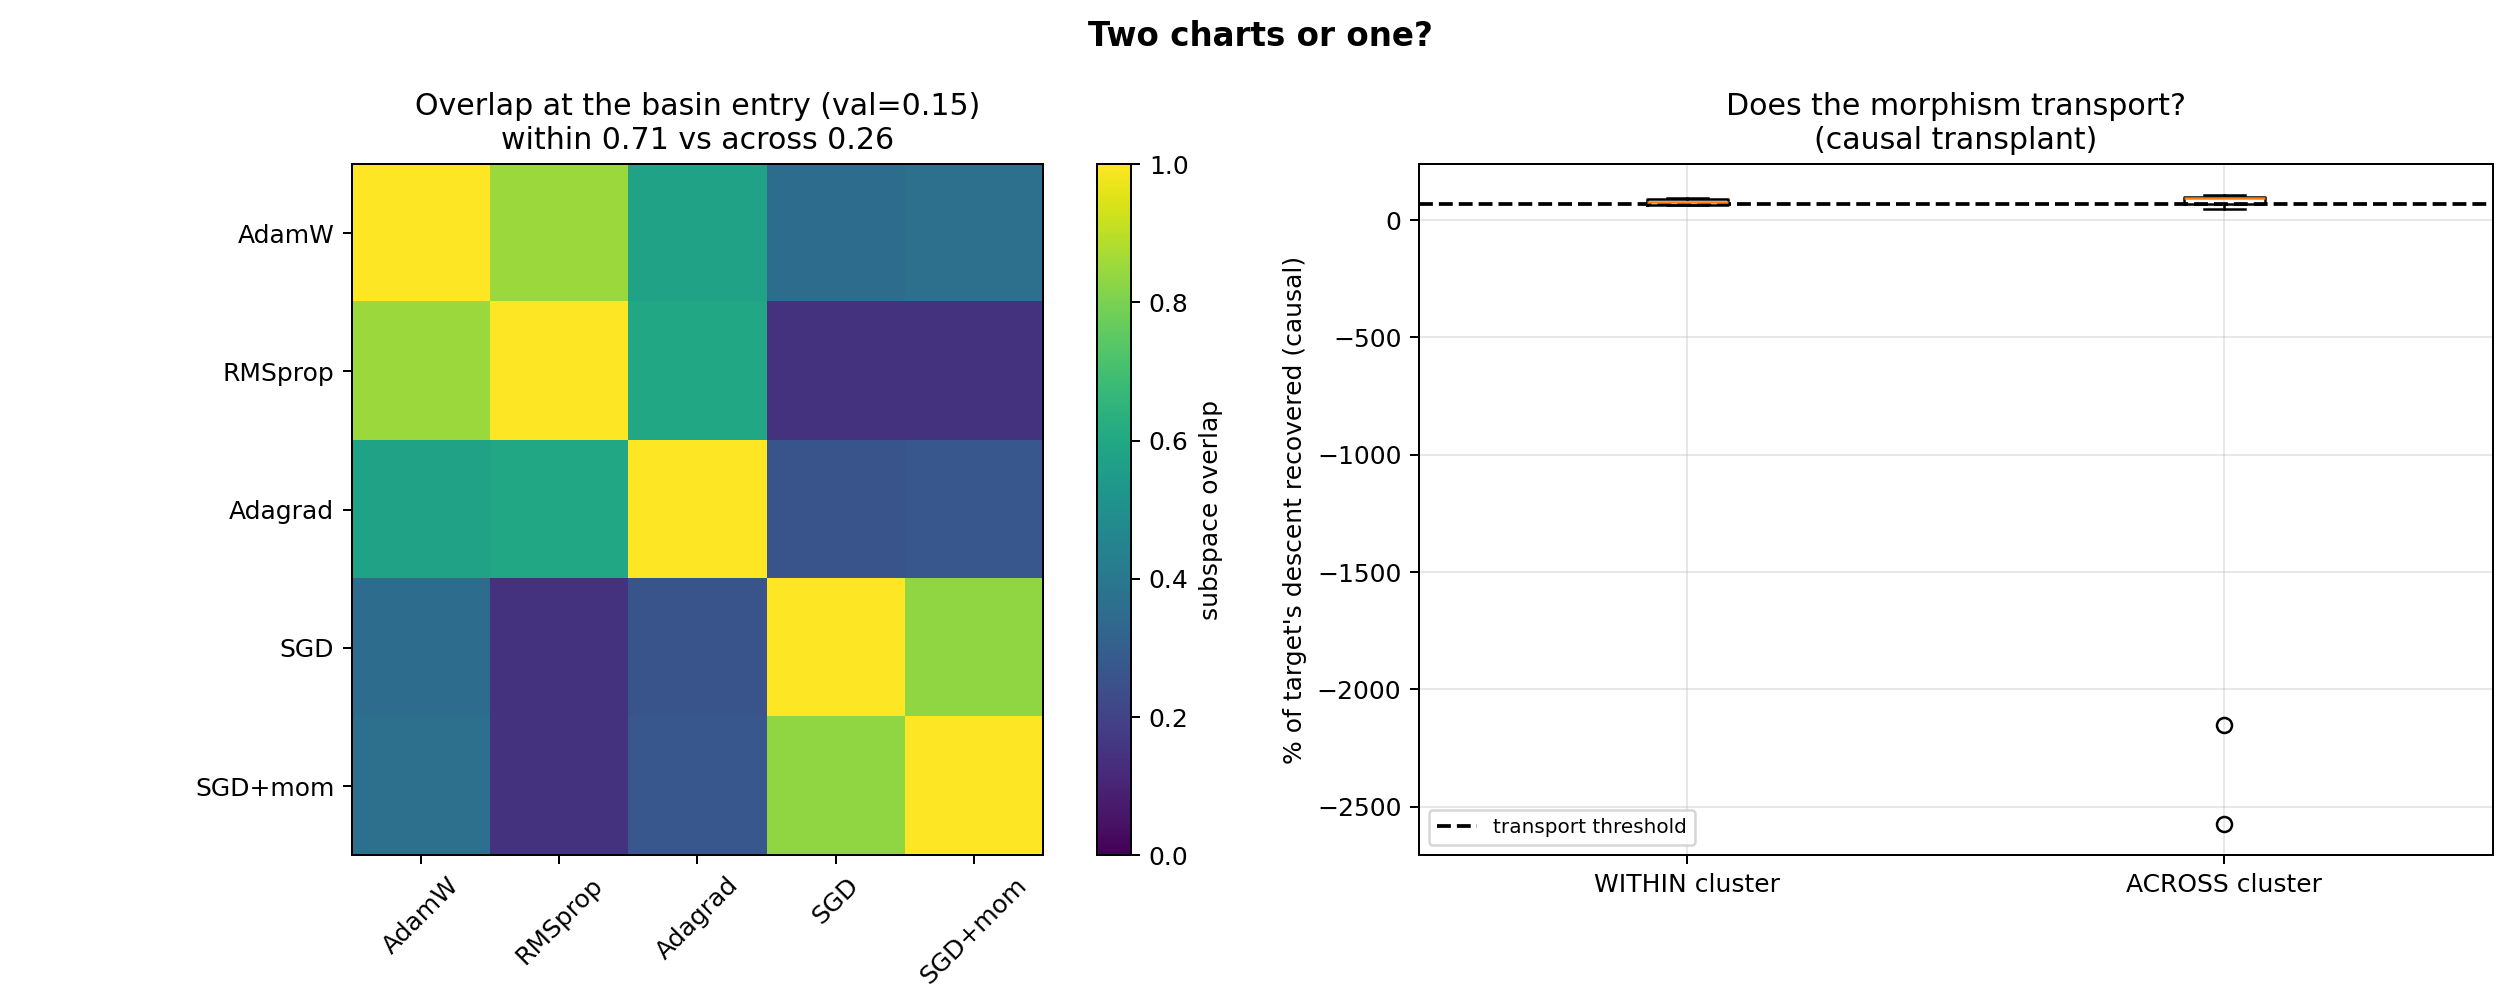

This figure's Python source:
"""
cluster_morphism.py
===================
DIRECT TEST OF THE TWO-CHART STRUCTURE.

WHAT THE EQUAL-LOSS RUN FOUND (target 0.45)
--------------------------------------------
With the basin confound removed -- every optimizer trained until it reached
the SAME loss, not the same step count -- the subspace overlaps split into two
clean clusters:

    CLUSTER 1 (adaptive) : AdamW, RMSprop, Adagrad     within 0.60-0.88
    CLUSTER 2 (SGD-like) : SGD, SGD+mom                within 0.88
    BETWEEN the clusters :                             0.22-0.38

And the leave-one-out morphism results map EXACTLY onto that split.  Every case
is explained by whether the fitting set contained the held-out optimizer's
CLUSTER-MATE:

    hold out SGD      -> set contains SGD+mom (0.88) -> transports  95%
    hold out SGD+mom  -> set contains SGD     (0.88) -> transports 100%
    hold out AdamW    -> set dominated by SGD-likes  -> DIVERGES  -401%
    hold out RMSprop  -> set dominated by SGD-likes  -> DIVERGES   -41%

(The original script called all four "no morphism" because of a bug in its
acceptance test: it required rec > own + 0.10, which REJECTS a map that works
PERFECTLY -- when rec ~= own ~= 100%, the clause is false.  Two genuine
positives were suppressed.  The correct criterion is simply rec > 0.70.)

So the morphism appears to exist WITHIN a cluster and fail ACROSS.  That is a
positive structural claim -- TWO CHARTS, NOT ONE -- but it was INFERRED from a
leave-one-out artefact.  This script tests it DIRECTLY.

NOTE: SGD+mom sits with SGD, not with the adaptive methods.  So it is not
MOMENTUM that splits the clusters -- it is PER-COORDINATE RESCALING.

THE DIRECT TEST
---------------
Target loss 0.15 -- inside AdamW's basin (its basin entry), so the comparison
happens where the geometry matters rather than at a waypoint far up the slope.

  1. Train every optimizer to val <= 0.15.
  2. Fit the map M_within on cluster members ONLY, transport to a HELD-OUT
     member of the SAME cluster.  (Prediction: works.)
  3. Fit M_across on one cluster, transport to a member of the OTHER cluster.
     (Prediction: fails.)
  4. Judge BOTH by a CAUSAL TRANSPLANT -- apply the mapped displacement to the
     initial weights and MEASURE the loss.  Fit quality is never used: a
     linear map between two 3-dim subspaces always fits (9 unknowns, 3
     constraints), and a per-pair fit "recovers" 100% even when the source
     stopped 40% of the way.  Verified.

  A clean within-YES / across-NO is the two-chart result.
  If ACROSS also works, there is one chart after all and the clusters are
  cosmetic.
  If WITHIN also fails, the leave-one-out positives were an artefact and there
  is no morphism at all.

OUTPUT
    cluster_morphism.json / .png
"""

import argparse
import itertools
import json

import numpy as np
import torch


def group_of(name):
    n = name.lower()
    if ".ln." in n or ".n." in n or n.startswith("ln_f"):
        return "LayerNorm"
    if n.startswith("te") or n.startswith("pe") or n.startswith("head"):
        return "Emb"
    if ".ff." in n:
        return "FF"
    if "wk" in n:
        return "W_K"
    if "wq" in n:
        return "W_Q"
    if "wv" in n:
        return "W_V"
    if ".op." in n:
        return "W_O"
    return "other"


GROUPS = {"Emb", "FF", "LayerNorm", "W_Q", "W_V", "W_O", "W_K", "other"}

# Hypothesised clusters, from the equal-loss overlap matrix.
# NOTE: SGD+mom groups with SGD, NOT with the adaptive methods -- so the split
# is per-coordinate RESCALING, not momentum.
CLUSTER = {"AdamW": "adaptive", "RMSprop": "adaptive", "Adagrad": "adaptive",
           "SGD": "sgd-like", "SGD+mom": "sgd-like"}


def snap(m):
    return {k: v.detach().clone() for k, v in m.state_dict().items()}


def load(m, s):
    m.load_state_dict({k: v.clone() for k, v in s.items()})


def flat(sd, keys):
    return torch.cat([sd[k].reshape(-1).double() for k in keys])


def unflat(vec, sd, keys):
    out, i = {}, 0
    for k in keys:
        n = sd[k].numel()
        out[k] = vec[i:i + n].reshape(sd[k].shape).to(sd[k].dtype)
        i += n
    return out


def main():
    ap = argparse.ArgumentParser()
    ap.add_argument("--k", type=int, default=3)
    ap.add_argument("--target", type=float, default=0.15,
                    help="target loss: AdamW's BASIN ENTRY.  The comparison "
                         "should happen inside the basin, not at a waypoint "
                         "3.9 nats up the slope.")
    ap.add_argument("--max-steps", type=int, default=4000)
    ap.add_argument("--n-ckpt", type=int, default=30)
    ap.add_argument("--seed", type=int, default=42)
    ap.add_argument("--compiler", default="compiler_analytic_topogate.py")
    args = ap.parse_args()

    g_ = {}
    src = open(args.compiler).read()
    cut = src.find("# ── PHASE 1")
    if cut == -1:
        cut = src.find("PHASE 1")
    exec(src[:cut], g_)
    model = g_["model"]; get_batch = g_["get_batch"]
    LR = g_["LR"] * 5

    print("=" * 78)
    print("  TWO CHARTS OR ONE?  within-cluster vs across-cluster morphism")
    print("=" * 78)
    print("  At EQUAL LOSS the subspace overlaps split cleanly:")
    print("     adaptive  (AdamW, RMSprop, Adagrad) : 0.60-0.88 within")
    print("     sgd-like  (SGD, SGD+mom)            : 0.88 within")
    print("     between the two clusters            : 0.22-0.38")
    print("  SGD+mom groups with SGD, NOT with the adaptives -- so the split")
    print("  is PER-COORDINATE RESCALING, not momentum.")
    print()
    print("  The leave-one-out morphism transported a held-out optimizer")
    print("  exactly when its CLUSTER-MATE was in the fitting set (SGD 95%,")
    print("  SGD+mom 100%) and diverged when it was not (AdamW -401%,")
    print("  RMSprop -41%).  That INFERS two charts.  This script tests it")
    print("  DIRECTLY, and at the basin entry (target %.2f)." % args.target)

    start = snap(model)
    keys = [k for k in start if group_of(k) in GROUPS]

    torch.manual_seed(args.seed)
    TRAIN = [get_batch() for _ in range(args.max_steps)]
    EVAL = [get_batch() for _ in range(12)]

    def evalf():
        model.eval()
        t = 0.0
        with torch.no_grad():
            for x, y in EVAL:
                _, l = model(x, y)
                t += float(l)
        model.train()
        return t / len(EVAL)

    v0 = evalf()
    print(f"\n  start val = {v0:.4f}   target = {args.target}")

    OPTS = {
        "AdamW":   (lambda p, lr: torch.optim.AdamW(p, lr=lr, betas=(0.9, 0.95),
                                                    weight_decay=0.1), LR),
        "RMSprop": (lambda p, lr: torch.optim.RMSprop(p, lr=lr), LR * 0.2),
        "Adagrad": (lambda p, lr: torch.optim.Adagrad(p, lr=lr), LR * 5),
        "SGD":     (lambda p, lr: torch.optim.SGD(p, lr=lr), LR * 300),
        "SGD+mom": (lambda p, lr: torch.optim.SGD(p, lr=lr, momentum=0.9),
                    LR * 60),
    }

    # ---------------- train to EQUAL LOSS ----------------
    print("\n" + "=" * 78)
    print(f"  train each optimizer UNTIL val <= {args.target} (basin entry)")
    print("=" * 78)
    D = {}
    for name, (mk, lr) in OPTS.items():
        torch.manual_seed(args.seed)
        load(model, start)
        o = mk(model.parameters(), lr)
        ck = [snap(model)]
        reached, used = False, args.max_steps
        for s, (x, y) in enumerate(TRAIN, 1):
            model.train()
            _, l = model(x, y)
            o.zero_grad(); l.backward()
            torch.nn.utils.clip_grad_norm_(model.parameters(), 1.0)
            o.step()
            if s % 10 == 0 and evalf() <= args.target:
                reached, used = True, s
                ck.append(snap(model))
                break
            if s % max(1, args.max_steps // args.n_ckpt) == 0:
                ck.append(snap(model))
        load(model, ck[-1])
        vf = evalf()
        X = np.stack([(flat(ck[i], keys) - flat(ck[i - 1], keys)).numpy()
                      for i in range(1, len(ck))])
        T = (flat(ck[-1], keys) - flat(start, keys)).numpy()
        B = np.linalg.svd(X, full_matrices=False)[2][:args.k].T
        D[name] = {"floor": vf, "T": T, "B": B, "steps": used,
                   "reached": reached, "cluster": CLUSTER[name]}
        print(f"   {name:<9} [{CLUSTER[name]:<8}] val={vf:.4f}  "
              f"{used:5d} steps  {'OK' if reached else '!! DID NOT REACH'}")

    ok = [n for n in D if D[n]["reached"]]
    if len(ok) < 5:
        miss = [n for n in D if not D[n]["reached"]]
        print(f"\n  !! {miss} did not reach {args.target}.")
        print("     Every optimizer must reach the SAME loss or the endpoints")
        print("     are not comparable.  Raise --max-steps, or --target.")
        return

    # ---------------- overlap matrix (confirm the clusters) --------------
    P = D[ok[0]]["T"].size
    chance = float(np.sqrt(args.k * 3 / P))
    print("\n" + "=" * 78)
    print("  OVERLAP MATRIX AT THE BASIN ENTRY (do the clusters survive?)")
    print("=" * 78)
    ovm = {}
    print("  " + "".join(f"{n[:8]:>10}" for n in ok))
    for a in ok:
        line = f"  {a[:8]:<8}"
        for b in ok:
            if a == b:
                line += f"{'--':>10}"
            else:
                Qa = np.linalg.qr(D[a]["B"])[0]
                Qb = np.linalg.qr(D[b]["B"])[0]
                o_ = float(np.linalg.svd(Qa.T @ Qb, compute_uv=False).mean())
                ovm[(a, b)] = o_
                line += f"{o_:>10.2f}"
        print(line)
    win = [v for (a, b), v in ovm.items() if CLUSTER[a] == CLUSTER[b]]
    acr = [v for (a, b), v in ovm.items() if CLUSTER[a] != CLUSTER[b]]
    print(f"\n  mean WITHIN-cluster overlap : {np.mean(win):.2f}")
    print(f"  mean ACROSS-cluster overlap : {np.mean(acr):.2f}")
    print(f"  (chance = {chance:.4f})")
    clusters_hold = np.mean(win) > np.mean(acr) + 0.15
    print(f"  -> the two-cluster structure "
          f"{'SURVIVES at the basin entry' if clusters_hold else 'does NOT hold here'}")

    # ---------------- the morphism, causally ----------------
    Mx = np.stack([D[n]["T"] for n in ok])
    Qc = np.linalg.qr(np.linalg.svd(Mx, full_matrices=False)[2][:args.k].T)[0]
    coef = {n: Qc.T @ D[n]["T"] for n in ok}

    def transplant(vec):
        sd = {a: b.clone() for a, b in start.items()}
        pd = unflat(torch.tensor(vec), start, keys)
        for a in keys:
            sd[a] = (start[a] + pd[a]).clone()
        load(model, sd)
        v = evalf()
        load(model, start)
        return v

    def fit_and_test(train_set, held, target):
        """Fit M on `train_set` (mapping each member's coeffs -> target's),
        apply to `held`, TRANSPLANT, and measure.  `held` is NEVER in
        train_set -- fitting on the pair you test is circular and always
        'works' (verified)."""
        X = np.stack([coef[n] for n in train_set])
        Y = np.stack([coef[target] for _ in train_set])
        M, *_ = np.linalg.lstsq(X, Y, rcond=None)
        v_map = transplant(Qc @ (M.T @ coef[held]))
        return v_map

    print("\n" + "=" * 78)
    print("  THE DIRECT TEST  (causal transplant; fit quality never used)")
    print("=" * 78)
    results = []
    for target in ok:
        tc = CLUSTER[target]
        mates = [n for n in ok if n != target and CLUSTER[n] == tc]
        others = [n for n in ok if CLUSTER[n] != tc]
        v_t = transplant(Qc @ coef[target])
        d_t = v0 - v_t
        if d_t < 0.5:
            continue

        # WITHIN: fit on the target's own cluster-mates (excluding the held-out
        # one), transport a held-out CLUSTER-MATE.
        for held in mates:
            tr = [n for n in mates if n != held]
            if not tr:
                continue
            v = fit_and_test(tr, held, target)
            rec = (v0 - v) / d_t
            results.append({"target": target, "held": held, "kind": "WITHIN",
                            "fitted_on": tr, "val": v, "recovery": rec})
        # ACROSS: fit on the OTHER cluster entirely, transport a member of it.
        for held in others:
            tr = [n for n in others if n != held]
            if not tr:
                continue
            v = fit_and_test(tr, held, target)
            rec = (v0 - v) / d_t
            results.append({"target": target, "held": held, "kind": "ACROSS",
                            "fitted_on": tr, "val": v, "recovery": rec})

    print(f"  {'target':<9}{'held-out':<9}{'kind':<8}{'fitted on':<26}"
          f"{'val':>8}{'recovery':>10}")
    print("  " + "-" * 72)
    for r in results:
        print(f"  {r['target']:<9}{r['held']:<9}{r['kind']:<8}"
              f"{','.join(r['fitted_on'])[:24]:<26}"
              f"{r['val']:>8.3f}{100*r['recovery']:>9.0f}%")

    W = [r["recovery"] for r in results if r["kind"] == "WITHIN"]
    A = [r["recovery"] for r in results if r["kind"] == "ACROSS"]
    # ACCEPTANCE: transport means the mapped displacement recovers the target's
    # descent.  NOTHING ELSE.  (The previous script also required
    # rec > own + 0.10, which REJECTS a perfect map -- when rec ~= own ~= 100%
    # that clause is false.  Two genuine positives were suppressed by it.)
    wok = float(np.mean([r > 0.70 for r in W])) if W else float("nan")
    aok = float(np.mean([r > 0.70 for r in A])) if A else float("nan")

    print("\n" + "=" * 78)
    print("  VERDICT")
    print("=" * 78)
    print(f"   WITHIN-cluster : {len(W)} tests, "
          f"median recovery {100*np.median(W):.0f}%, "
          f"{100*wok:.0f}% transport (>70%)")
    print(f"   ACROSS-cluster : {len(A)} tests, "
          f"median recovery {100*np.median(A):.0f}%, "
          f"{100*aok:.0f}% transport (>70%)")
    print()
    if wok > 0.6 and aok < 0.4:
        print("   => TWO CHARTS, NOT ONE.")
        print("      A linear morphism transports optimizers WITHIN a cluster")
        print("      and fails ACROSS.  Both families reach the SAME loss, in")
        print("      3 dimensions each, yet no linear map carries one family's")
        print("      solution into the other's.")
        print("      The functor exists -- but only over each chart.  The")
        print("      subspaces are charts of TWO objects, not one.")
        print("      And since SGD+mom sits with SGD, the thing that separates")
        print("      the charts is PER-COORDINATE RESCALING, not momentum.")
    elif wok > 0.6 and aok > 0.6:
        print("   => ONE CHART.  The morphism transports ACROSS clusters too.")
        print("      The overlap clusters are cosmetic; there is a single")
        print("      object and a functor over all optimizers.  This is the")
        print("      universal map the low dimensionality implied.")
    elif wok < 0.4:
        print("   => NO MORPHISM, even within a cluster.  The leave-one-out")
        print("      positives were an artefact of the fitting set, not")
        print("      evidence of transportable structure.")
    else:
        print("   => MIXED / underpowered.  See the table; no clean claim.")

    print("\n   SCOPE: n=5 optimizers, one seed, one architecture, one corpus.")
    print("   The cluster structure is clean but rests on five points and")
    print("   needs replication before it can carry weight.")

    json.dump({"target": args.target, "v0": v0, "k": args.k,
               "per_optimizer": {n: {"floor": D[n]["floor"],
                                     "steps": D[n]["steps"],
                                     "cluster": D[n]["cluster"]} for n in D},
               "overlap": {f"{a}|{b}": v for (a, b), v in ovm.items()},
               "mean_within": float(np.mean(win)),
               "mean_across": float(np.mean(acr)),
               "tests": results,
               "within_transport_rate": wok,
               "across_transport_rate": aok},
              open("cluster_morphism.json", "w"), indent=2, default=float)
    print("\n  wrote cluster_morphism.json")

    try:
        import matplotlib
        matplotlib.use("Agg")
        import matplotlib.pyplot as plt
        fig, ax = plt.subplots(1, 2, figsize=(14, 5.5))
        Mm = np.zeros((len(ok), len(ok)))
        for i, a in enumerate(ok):
            for j, b in enumerate(ok):
                Mm[i, j] = 1.0 if a == b else ovm[(a, b)]
        im = ax[0].imshow(Mm, cmap="viridis", vmin=0, vmax=1)
        ax[0].set_xticks(range(len(ok))); ax[0].set_xticklabels(ok, rotation=45)
        ax[0].set_yticks(range(len(ok))); ax[0].set_yticklabels(ok)
        plt.colorbar(im, ax=ax[0], label="subspace overlap")
        ax[0].set_title(f"Overlap at the basin entry (val={args.target})\n"
                        f"within {np.mean(win):.2f} vs across {np.mean(acr):.2f}")
        bp = [W, A]
        ax[1].boxplot([[100 * x for x in b] for b in bp],
                      labels=["WITHIN cluster", "ACROSS cluster"])
        ax[1].axhline(70, ls="--", color="k", label="transport threshold")
        ax[1].set_ylabel("% of target's descent recovered (causal)")
        ax[1].set_title("Does the morphism transport?\n(causal transplant)")
        ax[1].legend(fontsize=8); ax[1].grid(alpha=0.3)
        plt.suptitle("Two charts or one?", fontsize=13, weight="bold")
        plt.tight_layout()
        plt.savefig("cluster_morphism.png", dpi=180)
        print("  wrote cluster_morphism.png")
    except Exception as e:
        print(f"  [plot skipped: {e}]")


if __name__ == "__main__":
    main()
